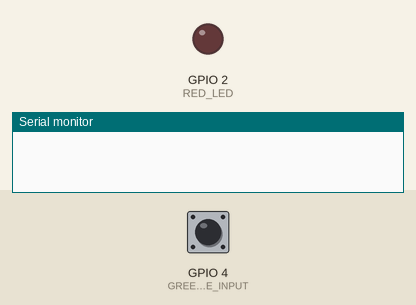
This sketch was run on a simulated ESP32. Parts: output pins drawn as LEDs (lit = HIGH), the last lines printed to the serial monitor. The inputs (shaded band) are chosen by the test bench; at power-on: GPIO 4 (GREEN_CABLE_INPUT) HIGH.

Above: at 0.0 s.
At 1.1 s:
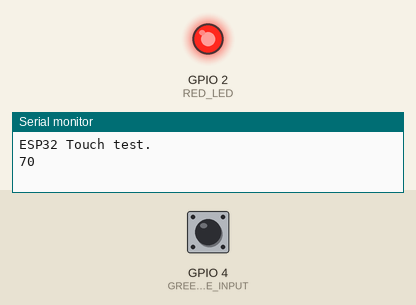
Timing chart, 0 to 2.6 s (numbered marks = the images above):
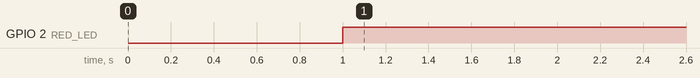

The sketch:

touch-read.ino
```cpp
// Just one wire coming out of PIN D4.
// Don't connect it back to ground!

int RED_LED = 2;
int GREEN_CABLE_INPUT = T0;

void setup() {
  Serial.begin(115200);
  delay(1000);
  Serial.println("ESP32 Touch test.");
  pinMode(RED_LED, OUTPUT);
  digitalWrite(RED_LED, LOW);
}

void loop() {
  int read_value = touchRead(GREEN_CABLE_INPUT); // green exposed cable
  bool off = read_value >= 1200;
  bool on = read_value <= 300;
  Serial.println(read_value); // D4

  if (on) {
    digitalWrite(RED_LED, HIGH);
  } else {
    digitalWrite(RED_LED, LOW);
  }

  delay(1000);
}
```

Measured:
- by itself, GPIO 2 (RED_LED): LOW → HIGH at 1.0 s
